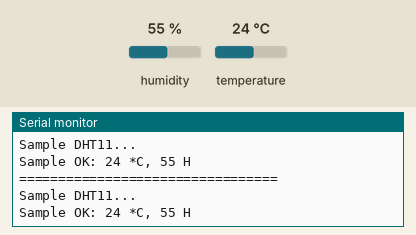
A sketch run on a simulated Arduino Uno, built with avr-gcc and run on an emulated ATmega328P. Parts: the last lines printed to the serial monitor. The inputs (shaded band) are chosen by the test bench; at power-on: humidity 55 %, temperature 24 °C.

Above: at 2.3 s.
2.4 s: humidity set to 22 %
At 3.5 s:
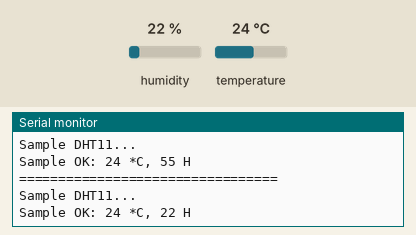
4.5 s: temperature set to 12 °C
At 5.5 s:
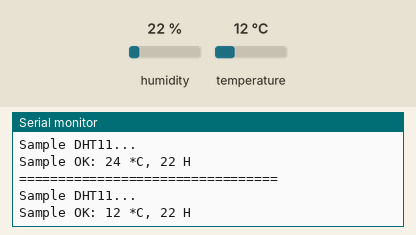
6.6 s: humidity set to 40 %
At 8.4 s:
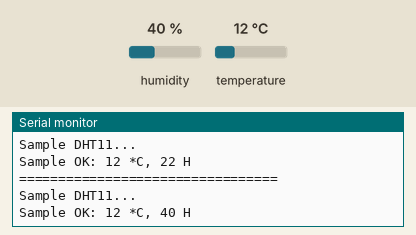
Timing chart, 0 to 9.9 s (numbered marks = the images above; inputs shaded):
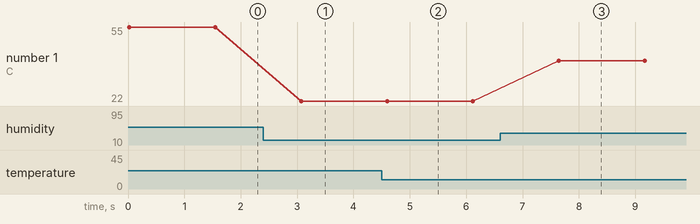

The sketch:

6.2_dht11.ino
```cpp
#include <SimpleDHT.h>

// for DHT11,
//      VCC: 5V or 3V
//      GND: GND
//      DATA: 2
int pinDHT11 = 16;
SimpleDHT11 dht11(pinDHT11);

void setup() {
  Serial.begin(115200);
}

void loop() {
  // start working...
  Serial.println("=================================");
  Serial.println("Sample DHT11...");

  byte temperature = 0;
  byte humidity = 0;
  int err = dht11.read(&temperature, &humidity, NULL);

  if (err != SimpleDHTErrSuccess) {
    Serial.print("Read DHT11 failed, err=");
    Serial.print(SimpleDHTErrCode(err));
    Serial.print(",");
    Serial.println(SimpleDHTErrDuration(err));
    delay(1000);
    return;
  }

  Serial.print("Sample OK: ");
  Serial.print((int)temperature);
  Serial.print(" *C, ");
  Serial.print((int)humidity);
  Serial.println(" H");

  // DHT11 sampling rate is 1HZ.
  delay(1500);
}
```

Measured:
- after the input at 2.4 s, the serial monitor: prints a new line after 0.67 s (image 1)
- after the input at 4.5 s, the serial monitor: prints a new line after 0.10 s (image 2)
- after the input at 6.6 s, the serial monitor: prints a new line after 1.0 s (image 3)
- plotted number 1: 55 → 22 after the input at 2.4 s, 22 → 40 after the input at 6.6 s
